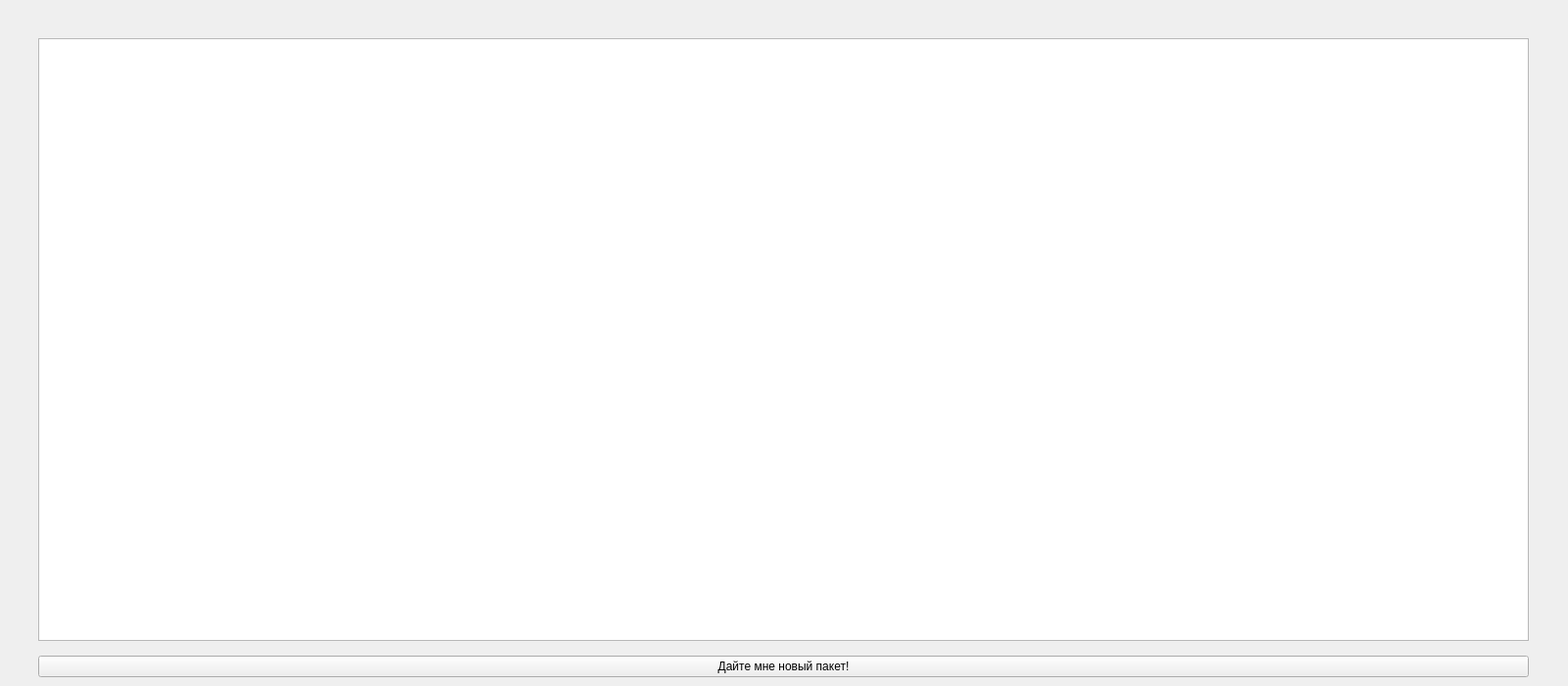
<?xml version="1.0" encoding="UTF-8"?>
<ui version="4.0">
 <class>MainWindow</class>
 <widget class="QMainWindow" name="MainWindow">
  <property name="geometry">
   <rect>
    <x>0</x>
    <y>0</y>
    <width>1600</width>
    <height>700</height>
   </rect>
  </property>
  <property name="minimumSize">
   <size>
    <width>1600</width>
    <height>700</height>
   </size>
  </property>
  <property name="maximumSize">
   <size>
    <width>1600</width>
    <height>700</height>
   </size>
  </property>
  <property name="windowTitle">
   <string>MainWindow</string>
  </property>
  <widget class="QWidget" name="centralwidget">
   <property name="minimumSize">
    <size>
     <width>0</width>
     <height>0</height>
    </size>
   </property>
   <property name="maximumSize">
    <size>
     <width>16777215</width>
     <height>16777215</height>
    </size>
   </property>
   <widget class="QWidget" name="gridLayoutWidget">
    <property name="geometry">
     <rect>
      <x>-1</x>
      <y>-1</y>
      <width>1601</width>
      <height>701</height>
     </rect>
    </property>
    <layout class="QGridLayout" name="gridLayout">
     <property name="sizeConstraint">
      <enum>QLayout::SetMaximumSize</enum>
     </property>
     <item row="1" column="1">
      <widget class="QTextBrowser" name="textBrowser">
       <property name="enabled">
        <bool>true</bool>
       </property>
       <property name="font">
        <font>
         <family>Monospace</family>
        </font>
       </property>
      </widget>
     </item>
     <item row="1" column="0">
      <spacer name="horizontalSpacer">
       <property name="orientation">
        <enum>Qt::Horizontal</enum>
       </property>
       <property name="sizeType">
        <enum>QSizePolicy::Fixed</enum>
       </property>
       <property name="sizeHint" stdset="0">
        <size>
         <width>40</width>
         <height>20</height>
        </size>
       </property>
      </spacer>
     </item>
     <item row="0" column="1">
      <spacer name="verticalSpacer">
       <property name="orientation">
        <enum>Qt::Vertical</enum>
       </property>
       <property name="sizeType">
        <enum>QSizePolicy::Fixed</enum>
       </property>
       <property name="sizeHint" stdset="0">
        <size>
         <width>20</width>
         <height>40</height>
        </size>
       </property>
      </spacer>
     </item>
     <item row="3" column="3">
      <spacer name="verticalSpacer_2">
       <property name="orientation">
        <enum>Qt::Vertical</enum>
       </property>
       <property name="sizeType">
        <enum>QSizePolicy::Fixed</enum>
       </property>
       <property name="sizeHint" stdset="0">
        <size>
         <width>20</width>
         <height>40</height>
        </size>
       </property>
      </spacer>
     </item>
     <item row="1" column="3">
      <spacer name="horizontalSpacer_2">
       <property name="orientation">
        <enum>Qt::Horizontal</enum>
       </property>
       <property name="sizeType">
        <enum>QSizePolicy::Fixed</enum>
       </property>
       <property name="sizeHint" stdset="0">
        <size>
         <width>40</width>
         <height>20</height>
        </size>
       </property>
      </spacer>
     </item>
     <item row="3" column="1">
      <layout class="QHBoxLayout" name="horizontalLayout">
       <item>
        <widget class="QPushButton" name="pushButton">
         <property name="text">
          <string>Дайте мне новый пакет!</string>
         </property>
        </widget>
       </item>
      </layout>
     </item>
    </layout>
   </widget>
  </widget>
 </widget>
 <resources/>
 <connections/>
</ui>
